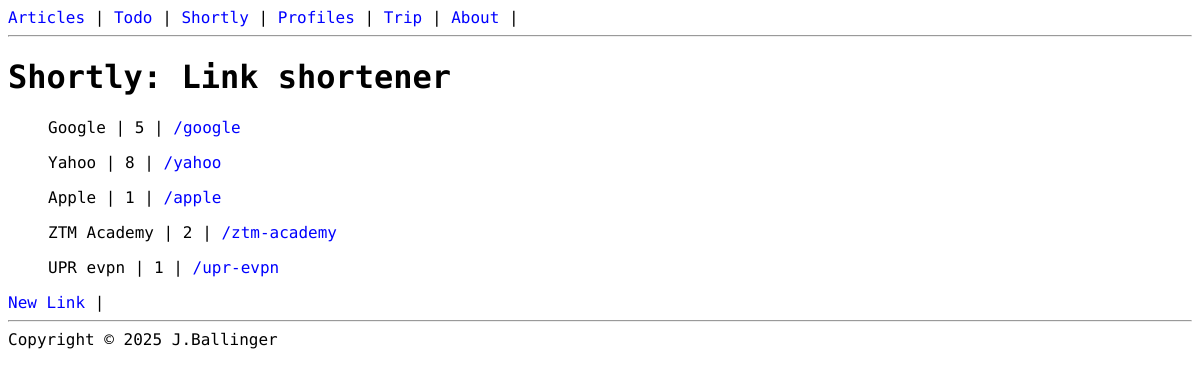
Page /shortly/ on the earlier database version.
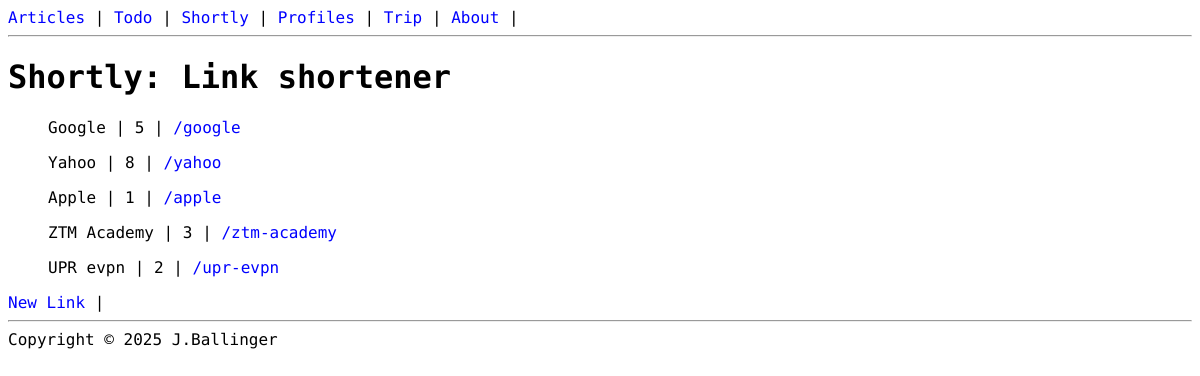
Same page on the later database version.
### links/models.py (models this page shows, shortened)
class Link(models.Model):
  name = models.CharField(max_length=50, unique=True)
  url = models.URLField(max_length=200)
  slug = models.SlugField(unique=True, blank=True)
  clicks = models.PositiveIntegerField(default=0)

### links/views.py (the view)
# urls.py: path('', links_list, name="links_list"),
def links_list(request):
  links = Link.objects.all()
  context = {
    'links': links
  }
  return render(request, 'links/links_list.html', context)

### templates/links/links_list.html (shortened to what this page needs)
{% extends "base.html" %}
{% block content %}
    <h1>Shortly: Link shortener</h1>
    <ul>
        {% for link in links %}
            <p>{{link.name}} | {{link.clicks}} | <a href="{% url 'root_link' link.slug %}" target="_blank">/{{link.slug}}</a></p>
        {% endfor %}
    </ul>
    <a href="{% url 'link_create' %}">New Link</a> |
{% endblock content %}

Differences in the rows shown:
changed Link "ZTM Academy": clicks "2" → "3"
changed Link "UPR evpn": clicks "1" → "2"
